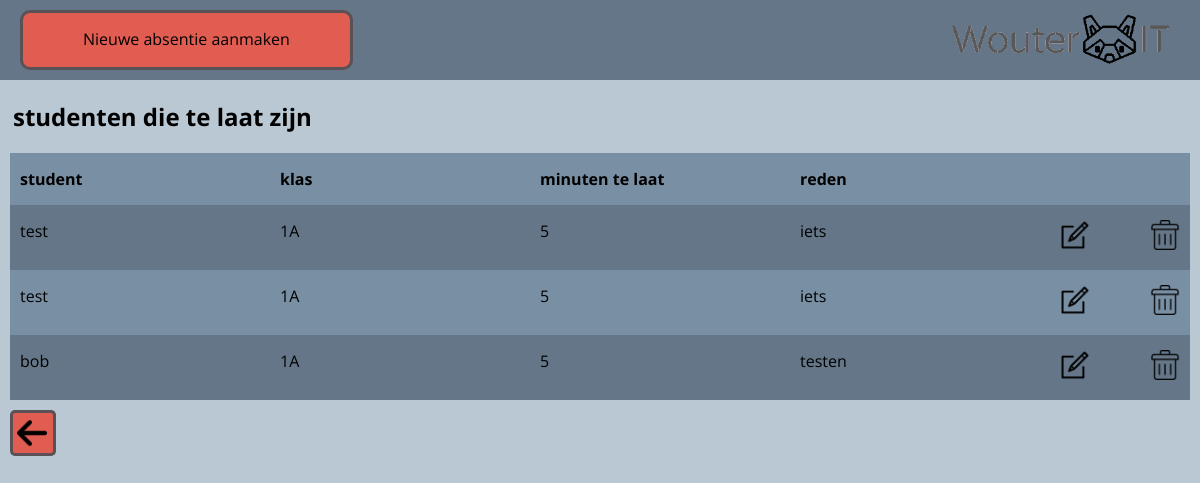
The page /index.php?page=3 on the database its author committed.
### tables this page shows
CREATE TABLE `overzicht_presentie` (
  `id` int(11) NOT NULL,
  `student` varchar(60) NOT NULL,
  `klas` varchar(10) NOT NULL,
  `minuten_te_laat` int(11) NOT NULL,
  `reden` varchar(100) NOT NULL
);

### index.php (the view, shortened to what this page needs)
<?php
$pdo = connect_db();
$page = isset($_GET['page']) && is_numeric($_GET['page']) ? (int)$_GET['page'] : 1;
$records_per_page = 6;
$stmt = $pdo->prepare('SELECT * FROM overzicht_presentie ORDER BY id LIMIT :current_page, :record_per_page');
$stmt->bindValue(':current_page', ($page-1)*$records_per_page, PDO::PARAM_INT);
$stmt->bindValue(':record_per_page', $records_per_page, PDO::PARAM_INT);
$stmt->execute();
$contacts = $stmt->fetchAll(PDO::FETCH_ASSOC);
?>
<!DOCTYPE html>
<html lang="en">
<head>
    <link rel="stylesheet" href="css/style.css">
</head>
<body>
    <div class="wrapper">
        <header>
            <div class="header_items">
                <a href="create.php" class="button">Nieuwe absentie aanmaken</a>
                <img src="img/logo transparent.png" class="logo">
            </div>
        </header>
        <h2>studenten die te laat zijn</h2>
        <div class="table">
            <div class="table_header">
                <div class="item"><a>student</a></div>
                <div class="item"><a>klas</a> </div>
                <div class="item"><a>minuten te laat</a> </div>
                <div class="item"><a>reden</a> </div>
                <div class="edit"> </div>
                <div class="trash"> </div>
            </div>
            <?php foreach ($contacts as $contact): ?>
                <div class="row">
                    <div class="item"><?=$contact['student']?></div>
                    <div class="item"><?=$contact['klas']?></div>
                    <div class="item"><?=$contact['minuten_te_laat']?></div>
                    <div class="item"> <?=$contact['reden']?> </div>
                    <a href="edit.php?id=<?=$contact['id']?>" class="edit"><img src="img/edit.png" class="icon"></a>
                    <a href="delete.php?id=<?=$contact['id']?>" class="trash"><img src="img/trash.png" class="icon"></a>
                </div>
            <?php endforeach; ?>
            <div class="pagination">
                <?php if ($page > 1): ?>
                    <a href="index.php?page=<?=$page-1?>" class="page_change"><img src="img/left-arrow.png" class="pagi_icon"></a>
                <?php endif; ?>
            </div>
        </div>
    </div>
</body>
</html>

### css/style.css (style rules this page uses)
* { font-family: 'Open Sans', sans-serif; }
body { background-color: #BAC8D3; margin: 0px 0px; }
.wrapper { width: 100%; }
header { width: 100%; background-color: #647687; position: sticky; top: 0; }
.header_items { padding: 10px 0px; display: flex; flex-direction: row; justify-content: space-between; }
.logo { height: 60px; margin-right: 20px; }
.button { background-color: #e15d51; border: solid #495056e4; padding: 15px 60px; margin-left: 20px; text-decoration: none; color: black; border-radius: 10px; }
.table_header { display: flex; flex-direction: row; justify-content: space-between; background-color: #798FA3; margin: 0px 10px; padding: 15px 10px; font-weight: bold; }
.row:nth-child(even) { display: flex; flex-direction: row; justify-content: space-between; background-color: #647687; margin: 0px 10px; padding: 15px 10px; }
.row:nth-child(odd) { display: flex; flex-direction: row; justify-content: space-between; background-color: #798FA3; margin: 0px 10px; padding: 15px 10px; }
.item { width: 200px; }
.edit { width: 30px; }
.trash { width: 30px; }
.icon { width: 30px; }
.pagination { display: flex; flex-direction: row; justify-content: flex-start; padding: 10px 10px; }
.page_change { display: flex; flex-direction: column; justify-content: center; width: 40px; height: 40px; background-color: #e15d51; border: solid #495056e4; color: white; margin-right: 20px; border-radius: 5px; }
h2 { margin-left: 13px; }
.pagi_icon { width: 30px; margin-left: 4px; }

### rows shown on the page
overzicht_presentie: student "test", klas "1A", minuten_te_laat "5", reden "iets"
overzicht_presentie: student "test", klas "1A", minuten_te_laat "5", reden "iets"
overzicht_presentie: student "bob", klas "1A", minuten_te_laat "5", reden "testen"
